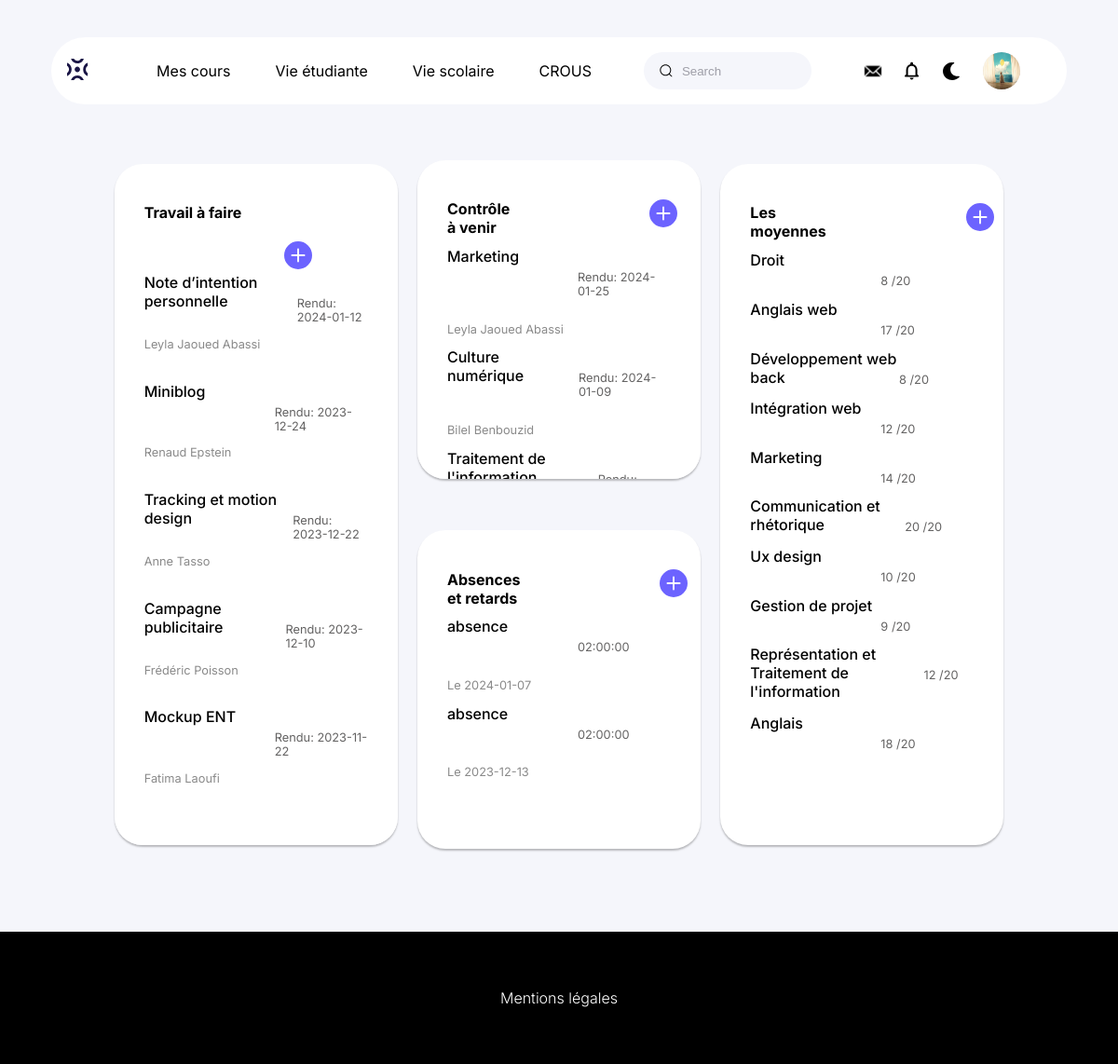
The app's page /vie_scolaire.php (signed in) with its own data.
### tables this page shows
CREATE TABLE IF NOT EXISTS `utilisateurs` (
  `login` varchar(100) NOT NULL,
  `nom` varchar(200) NOT NULL,
  `prenom` varchar(200) NOT NULL,
  `id_utilisateurs` int NOT NULL AUTO_INCREMENT,
  `mot_de_passe` varchar(255) NOT NULL,
  `photoprofil` text NOT NULL,
  `role` varchar(800) NOT NULL,
  `email` varchar(200) NOT NULL,
  `promotion` varchar(100) DEFAULT NULL,
  `bio` varchar(500) DEFAULT NULL,
  PRIMARY KEY (`id_utilisateurs`),
  UNIQUE KEY `nom` (`nom`),
  UNIQUE KEY `prenom` (`prenom`),
  UNIQUE KEY `email` (`email`),
  UNIQUE KEY `login` (`login`)
);

CREATE TABLE IF NOT EXISTS `travail_a_faire` (
  `id_travail` int NOT NULL AUTO_INCREMENT,
  `travail` varchar(225) NOT NULL,
  `date` date NOT NULL,
  `enseignant` varchar(255) NOT NULL,
  `tache_prof` int NOT NULL,
  PRIMARY KEY (`id_travail`)
);

CREATE TABLE IF NOT EXISTS `controle` (
  `controle` varchar(255) NOT NULL,
  `id_controle` int NOT NULL AUTO_INCREMENT,
  `date` date NOT NULL,
  `enseignant` varchar(255) NOT NULL,
  `ext_enseignant` int NOT NULL,
  PRIMARY KEY (`id_controle`)
);

CREATE TABLE IF NOT EXISTS `abscence_retard` (
  `id_abs` int NOT NULL AUTO_INCREMENT,
  `titre` varchar(255) NOT NULL,
  `date` date NOT NULL,
  `nombre` time NOT NULL,
  `ext_cours` varchar(255) NOT NULL,
  `prof` int NOT NULL,
  `justificatif` text,
  PRIMARY KEY (`id_abs`)
);

CREATE TABLE IF NOT EXISTS `notes` (
  `notes` varchar(255) NOT NULL,
  `id_note` int NOT NULL AUTO_INCREMENT,
  `matiere` varchar(255) NOT NULL,
  `module` varchar(800) NOT NULL,
  `professeur` varchar(255) NOT NULL,
  `ext_prof` int NOT NULL,
  PRIMARY KEY (`id_note`)
);

### vie_scolaire.php (the view, shortened to what this page needs)
<!DOCTYPE html>
<html lang="fr">
<head>
    <link rel='stylesheet' href='css/style_vie_scolaire.css'>
    <link rel='stylesheet' href='css/style_navigation.css'>
</head>
</head>
<body>
    <header>
        <div class='menu'>
            <a href='accueil.php'><img src='./img/logo.svg' alt="page d'accueil" aria-current="currentpage"></a>
            <nav class='navigation'>
                <ul class='choix'>
                    <li><a href=''>Mes cours</a></li>
                    <li><a href='vie_etudiante.php'>Vie étudiante</a></li>
                    <li><a href='vie_scolaire.php'>Vie scolaire</a></li>
                    <li><a href='page_crous.php'>Crous</a></li>
                </ul>
                <div class='group'>
                    <input class='input' type='search' placeholder='Search' />
                </div>
                <div class='icon-photo'>
                    <img class='logo' src='./img/1-lettre.svg' alt="page d' accueil">
                    <img class='logo' src='./img/1-notif.svg' alt="page d' accueil">
                    <img class='logo' src='./img/1-moon.svg' alt="page d' accueil">
                    <div class='photo-2'>
                        <?php
                        include('connexion.php');
                        if (isset($_SESSION["login"])) {
                            $stmt = $db->prepare('SELECT * FROM utilisateurs WHERE login=:login');
                            $stmt->bindValue(':login', $_SESSION["login"], PDO::PARAM_STR);
                            $stmt->execute();
                            $result = $stmt->fetch(PDO::FETCH_ASSOC);
                            if ($result) {
                                echo "<a href='parametres.php'> <img src='upload/{$result['photoprofil']}' alt='' class='photo-2'></a>";
                            } else {
                                header('Location:index.php?erreur=access_denied');
                            }
                        }
                        ?>
                    </div>
                </div>
            </nav>
        </div>
    </header>
    <?php
    include("connexion.php");
    $requete = "SELECT * FROM travail_a_faire ORDER BY date DESC";
    $stmt = $db->query($requete);
    $results = $stmt->fetchAll(PDO::FETCH_ASSOC);
    ?>
    <div class='container'>
        <div class='bloc-1'>
            <h1>Travail à faire</h1>
            <div class="bouton">
            <a href=""><svg xmlns="http://www.w3.org/2000/svg" width="30" height="30" fill="#6C63FF"
                        class="bi bi-plus-circle-fill" viewBox="0 0 16 16">
                        <path
                            d="M16 8A8 8 0 1 1 0 8a8 8 0 0 1 16 0M8.5 4.5a.5.5 0 0 0-1 0v3h-3a.5.5 0 0 0 0 1h3v3a.5.5 0 0 0 1 0v-3h3a.5.5 0 0 0 0-1h-3z" />
                    </svg></a>
            </div>
            <?php foreach ($results as $result) { ?>
                <div class='matiere-date'>
                    <h2>
                        <?php echo $result['travail']; ?>
                    </h2>
                    <p class='small-date'>
                        <?php echo "Rendu: {$result['date']}"; ?>
                    </p>
                </div>
                <h3>
                    <?php echo $result['enseignant']; ?>
                </h3>
                <br>
            <?php } ?>
        </div>
        <?php
        $requete = "SELECT * FROM controle ORDER BY date DESC ";
        $stmt = $db->query($requete);
        $results = $stmt->fetchAll(PDO::FETCH_ASSOC);
        ?>
        <div class='bloc-2'>
            <div class="bouton">
                <h1>Contrôle à venir</h1>
                <a href=""><svg xmlns="http://www.w3.org/2000/svg" width="30" height="30" fill="#6C63FF"
                        class="bi bi-plus-circle-fill" viewBox="0 0 16 16">
                        <path
                            d="M16 8A8 8 0 1 1 0 8a8 8 0 0 1 16 0M8.5 4.5a.5.5 0 0 0-1 0v3h-3a.5.5 0 0 0 0 1h3v3a.5.5 0 0 0 1 0v-3h3a.5.5 0 0 0 0-1h-3z" />
                    </svg></a>
            </div>
            <?php foreach ($results as $result) { ?>
                <div class='matiere-date'>
                    <h2>
                        <?php echo $result['controle']; ?>
                    </h2>
                    <p class='small-date'>
                        <?php echo "Rendu: {$result['date']}"; ?>
                    </p>
                </div>
                <h3>
                    <?php echo $result['enseignant']; ?>
                </h3>
            <?php } ?>
        </div>
        <?php
        $requete = "SELECT * FROM abscence_retard ORDER BY id_abs DESC";
        $stmt = $db->query($requete);
        $results = $stmt->fetchAll(PDO::FETCH_ASSOC);
        ?>
        <div class='bloc-3'>
            <div class="bouton">
                <h1>Absences et retards</h1>
                <a href=""><svg xmlns="http://www.w3.org/2000/svg" width="30" height="30" fill="#6C63FF"
                        class="bi bi-plus-circle-fill" viewBox="0 0 16 16">
                        <path
                            d="M16 8A8 8 0 1 1 0 8a8 8 0 0 1 16 0M8.5 4.5a.5.5 0 0 0-1 0v3h-3a.5.5 0 0 0 0 1h3v3a.5.5 0 0 0 1 0v-3h3a.5.5 0 0 0 0-1h-3z" />
                    </svg></a>
            </div>
            <?php foreach ($results as $result) { ?>
                <div class='matiere-date'>
                    <h2>
                        <?php echo $result['titre']; ?>
                    </h2>
                    <p class='small-date'>
                        <?php echo "{$result['nombre']}"; ?>
                    </p>
                </div>
                <div class="cours_classe">
                    <h3>
                        <?php echo "Le " . $result['date']; ?>
                    </h3>
                </div>
            <?php } ?>
        </div>
        <?php
        $requete = "SELECT * FROM notes ORDER BY id_note DESC";
        $stmt = $db->query($requete);
        $results = $stmt->fetchAll(PDO::FETCH_ASSOC);
        ?>
        <div class='bloc-4'>
            <div class="bouton">
                <h1>Les moyennes</h1>
                <a href="ajout_moyenne.php"><svg xmlns="http://www.w3.org/2000/svg" width="  30" height="30"
                        fill="#6C63FF" class="bi bi-plus-circle-fill" viewBox="0 0 16 16">
                        <path
                            d="M16 8A8 8 0 1 1 0 8a8 8 0 0 1 16 0M8.5 4.5a.5.5 0 0 0-1 0v3h-3a.5.5 0 0 0 0 1h3v3a.5.5 0 0 0 1 0v-3h3a.5.5 0 0 0 0-1h-3z" />
                    </svg></a>
            </div>
            <?php foreach ($results as $result) { ?>
                <div class='matiere-date'>
                    <h2>
                        <?php echo $result['matiere']; ?>
                    </h2>
                    <p class='small-date'>
                        <?php echo "{$result['notes']} /20"; ?>
                    </p>
                </div>
            <?php } ?>
        </div>
    </div>
    <footer>
        <a href='mentions_legales.html'>
            <p> Mentions légales </p>
        </a>
    </footer>
</body>
</html>

### css/style_vie_scolaire.css (style rules this page uses)
div[class^="bloc-"] { width: 60vw; overflow-x: hidden; margin: 2rem auto; padding: 2rem 2rem 4rem 2rem; }
.bloc-1 { border-radius: 30px ; background-color: white; grid-column: 1; grid-row: 1/3; box-shadow: 0px 2px 2px 0px rgba(0, 0, 0, 0.25); height: 60vh; overflow-y: auto; }
.matiere-date { display: flex; justify-content: space-between; }
.matiere-date p { font-size: 0.8rem; color: rgb(100, 99, 99); margin-top: 25px; width: 100px; }
.bloc-1 h3 { color: rgb(138, 138, 138); font-size: 0.8rem; font-weight: 400; margin-top: 1px; }
.bloc-2 { grid-column: 2; grid-row: 1; background-color: white; box-shadow: 0px 2px 2px 0px rgba(0, 0, 0, 0.25); border-radius: 30px; padding: 20px; overflow-y: auto; height: 25vh; }
.container h2 { font-size: 1rem; font-weight: 500; }
.container h3 { color: rgb(138, 138, 138); font-size: 0.8rem; font-weight: 400; }
.bloc-3 { background-color: white; box-shadow: 0px 2px 2px 0px rgba(0, 0, 0, 0.25); border-radius: 30px; padding: 20px; grid-column: 2; grid-row: 2; height: 25vh; overflow-y: auto; position: relative; }
.bloc-4 { background-color: white; box-shadow: 0px 2px 2px 0px rgba(0, 0, 0, 0.25); border-radius: 30px; padding: 20px; grid-column: 3; grid-row: 1/3; height: 60vh; overflow-y: auto; position: relative; }
.bouton { display: flex; }
.bouton a { margin-top: 10px; margin-left: 150px; }
@media screen and (min-width: 1024px) { div[class^="bloc-"] { width: 20vw; padding: 2rem; margin: auto; } }
@media screen and (min-width: 1024px) { .container { max-width: 80vw; height: 70vh; margin: 0 auto; display: grid; gap: 1rem; grid-template-columns: repeat(3, 1fr); } }

### css/style_navigation.css (style rules this page uses)
body { margin: 0; background-color: var(--bg); overflow-x: hidden; font-family: 'Inter', sans-serif; }
:root { --main: #ffffff; --black: #000000; --purple: #6C63FF; --bg: #f5f6fb; --grey: #414141; --blue: #1a1545; }
a { text-decoration: none; color: var(--black); transition: 0.5s ease; }
li { list-style-type: none; }
header a { font: 400 1rem "Inter", sans-serif; }
h1, h2 { font-size: 1rem; }
h2 { margin-top: 0; }
.menu { display: flex; align-items: center; justify-content: space-evenly; background-color: var(--main); padding: 10px 0px; margin: 20px 25px; gap: 1rem; border-radius: 55px; }
ul li:nth-child(4) a { text-transform: uppercase; }
ul li:nth-child(1) a { margin-top: 1.5rem; }
.choix, .icon-photo { display: none; }
footer { background-color: #000; text-align: center; padding: 45px 0; margin-top: 70px; }
footer a { color: var(--main); font-weight: 300; }
.group { display: flex; line-height: 28px; align-items: center; position: relative; }
.input { width: 40vw; height: 40px; line-height: 28px; padding: 0 1rem; padding-left: 2.5rem; border: 1px solid transparent; border-radius: 20px; outline: none; background-color: var(--bg); color: var(--black); transition: 0.3s ease; }
.input::placeholder { color: #9e9ea7; }
.icon { position: absolute; left: 1rem; width: 1rem; height: 1rem; }
@media screen and (min-width: 768px) { .menu { margin: 35px 55px; } }
@media screen and (min-width: 1024px) { .navigation { display: flex; gap: 25px; } }
@media screen and (min-width: 1024px) { .menu { margin: 40px 15px; } }
@media screen and (min-width: 1024px) { .choix { display: flex; gap: 3rem; } }
@media screen and (min-width: 1024px) { .input { width: 15vw; } }
@media screen and (min-width: 1024px) { .icon-photo { display: flex; gap: 1.5rem; align-items: center; } }
@media screen and (min-width: 1024px) { .photo-2 { width: 40px; height: 40px; background-color: var(--bg); border-radius: 50%; } }
@media screen and (min-width: 1024px) { .logo { cursor: pointer; height: 20px; } }
@media screen and (min-width: 1080px) { .navigation { gap: 2rem; } }
@media screen and (min-width: 1200px) { .menu { margin: 40px 55px; } }
@media screen and (min-width: 1200px) { .navigation { gap: 3.5rem; } }

### records on screen
utilisateurs: photoprofil (picture)
travail_a_faire: travail "Note d’intention personnelle", date "2024-01-12", enseignant "Leyla Jaoued Abassi"
travail_a_faire: travail "Miniblog", date "2023-12-24", enseignant "Renaud Epstein"
travail_a_faire: travail "Tracking et motion design", date "2023-12-22", enseignant "Anne Tasso"
travail_a_faire: travail "Campagne publicitaire", date "2023-12-10", enseignant "Frédéric Poisson"
travail_a_faire: travail "Mockup ENT", date "2023-11-22", enseignant "Fatima Laoufi"
controle: controle "Marketing", date "2024-01-25", enseignant "Leyla Jaoued Abassi"
controle: controle "Culture numérique", date "2024-01-09", enseignant "Bilel Benbouzid"
controle: controle "Traitement de…"
abscence_retard: titre "absence", nombre "02:00:00", date "2024-01-07"
abscence_retard: titre "absence", nombre "02:00:00", date "2023-12-13"
notes: matiere "Droit", notes "8"
notes: matiere "Anglais web", notes "17"
notes: matiere "Développement web back", notes "8"
notes: matiere "Intégration web", notes "12"
notes: matiere "Marketing", notes "14"
notes: matiere "Communication et rhétorique", notes "20"
notes: matiere "Ux design", notes "10"
notes: matiere "Gestion de projet", notes "9"
notes: matiere "Représentation et Traitement de l'information", notes "12"
notes: matiere "Anglais", notes "18"
